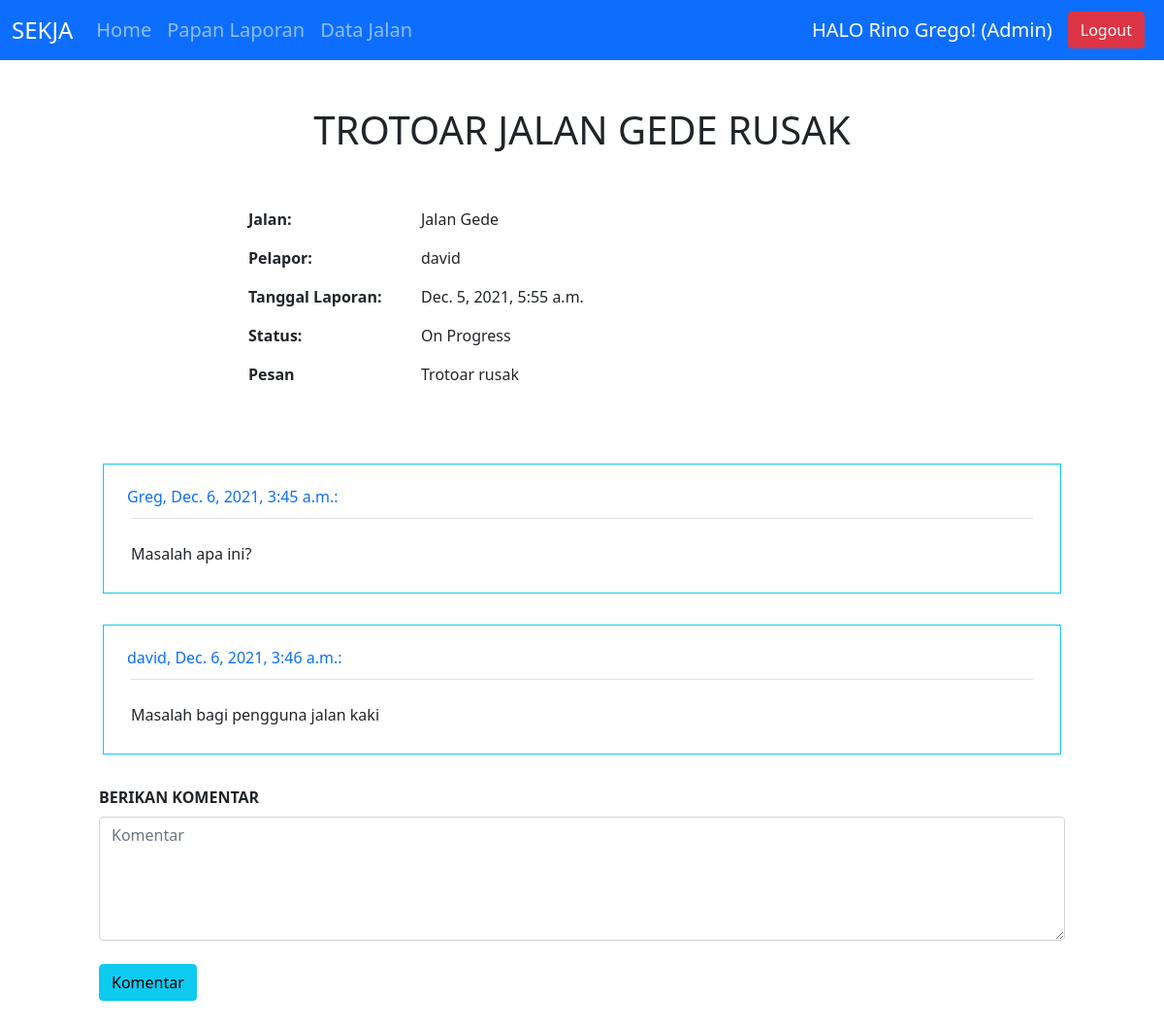
The page /laporan/2 (signed in) on the database its author committed.
### sekja/models.py (models this page shows, shortened)
class User(AbstractBaseUser, PermissionsMixin):
   no_KK = models.CharField(max_length=16, unique=True)
   email = models.EmailField(max_length=254, unique=True)
   name = models.CharField(max_length=254, null=False, blank=False)
   is_staff = models.BooleanField(default=False)
   is_superuser = models.BooleanField(default=False)
   is_active = models.BooleanField(default=True)
   last_login = models.DateTimeField(null=True, blank=True)
   date_joined = models.DateTimeField(auto_now_add=True)
   ROLES = (
     (1, 'Admin'),
     (2, 'Pengguna')
    )
   status = models.PositiveSmallIntegerField(blank=False, choices=ROLES, default=2)
   USERNAME_FIELD = 'no_KK' # The name of the field that will serve as unique identifier (which will be the email field for us --> dari source)
   EMAIL_FIELD = 'email' # The name of the field that will be returned when get_email_field_name() is called on a User instance
   REQUIRED_FIELDS = ['email', 'name'] # Required fields besides the password and USERNAME_FIELD when signing up.
   objects = UserManager()
   def __str__(self):
      return f"{self.name}"

class Laporan(models.Model):
   user = models.ForeignKey(User, on_delete=models.CASCADE, related_name="membuat_laporan")
   jalan = models.ForeignKey(Jalan, on_delete=models.CASCADE, related_name="dilaporkan_dalam")
   judul = models.CharField(max_length=32, default="Tanpa Judul", blank=False, null=False)
   tanggal_laporan = models.DateTimeField(auto_now_add=True, null=False)
   LEVEL_STATUS = (
      ('W', 'Waiting List'),
      ('P', 'On Progress'),
      ('S', 'Selesai')
   )
   status = models.CharField(max_length=15, choices=LEVEL_STATUS, default='W', blank=False)
   pesan = models.CharField(max_length=512)

class Jalan(models.Model):
   nama_jalan = models.CharField(max_length=60, null=True)
   LEVEL_TIPE_JALAN = (
      ('V', 'Kelas V'),
      ('IV', 'Kelas IV'),
      ('III', 'Kelas III'),
      ('II', 'Kelas II'),
      ('I', 'Kelas I'),
   )
   tipe_jalan = models.CharField(max_length=10, choices=LEVEL_TIPE_JALAN)
   LEVEL_KONDISI_TROTOAR = (
      ('0', 'Skala 0'),
      ('1', 'Skala 1'),
      ('2', 'Skala 2'),
      ('3', 'Skala 3'),
   )
   kondisi_trotoar = models.CharField(max_length=10, choices=LEVEL_KONDISI_TROTOAR)
   LEVEL_KONDISI_PENERANGAN = (
      ('1', 'Skala 1'),
      ('2', 'Skala 2'),
      ('3', 'Skala 3'),
   )
   kondisi_penerangan = models.CharField(max_length=10, choices=LEVEL_KONDISI_PENERANGAN)
   LEVEL_KONDISI_JALAN = (
      ('1', 'Skala 1'),
      ('2', 'Skala 2'),
      ('3', 'Skala 3'),
      ('4', 'Skala 4'),
      ('5', 'Skala 5'),
   )
   kondisi_jalan = models.CharField(max_length=10, choices=LEVEL_KONDISI_JALAN)
   jalan_sekitar = models.ManyToManyField("self", related_name="berdekatan", symmetrical=True, blank=True)
   def __str__(self):
      return f"{self.nama_jalan}"

class Komentar(models.Model):
   laporan = models.ForeignKey(Laporan, on_delete=models.CASCADE, related_name="komentar")
   author = models.ForeignKey(User, on_delete=models.CASCADE, related_name="berkomentar", null=True)
   tanggal = models.DateTimeField(auto_now_add=True, null=False)
   komentar = models.CharField(max_length=512, null=False)

### sekja/views.py (the view, shortened to what this page needs)
# urls.py: path("laporan/<int:laporan_id>", views.laporan, name="laporan"),
@login_required(login_url='login')
def laporan(request, laporan_id):
   laporan = Laporan.objects.get(id=laporan_id)
   komentar = laporan.komentar.all()
   form = KomentarForm()
   return render(request, "sekja/laporan.html", {
      "laporan": laporan,
      "Komentar": komentar,
      "form": form,
      "user_status": "Admin" if request.user.status == 1 else "Pengguna",
   })

### sekja/forms.py
class KomentarForm(forms.Form):
   komentar = forms.CharField(max_length=256, widget=forms.Textarea(attrs={'class': 'form-control mt-2', 'style': 'height: 8rem;', 'placeholder': 'Komentar'}), label='')

### sekja/templates/sekja/laporan.html (shortened to what this page needs)
{% load static %}
<!DOCTYPE html>
<html lang="en">
<head>
   <link rel="stylesheet" href="{% static 'bootstrap-5.0.2-dist/css/bootstrap.min.css' %}">
</head>
<body>
   <nav class="navbar navbar-expand-lg navbar-dark bg-primary sticky-top">
      <div class="container-fluid">
         <a class="navbar-brand" style="font-size: 24px;">SEKJA</a>
         <div class="collapse navbar-collapse" id="navbarSupportedContent" style="font-size: 20px;">
            <ul class="navbar-nav me-auto mb-2 mb-lg-0">
               <li class="nav-item">
                  <a class="nav-link" aria-current="page" href="{% url 'index' %}">Home</a>
               </li>
               <li class="nav-item">
                  <a class="nav-link" aria-current="page" href="{% url 'papan_laporan' %}">Papan Laporan</a>
               </li>
               <li class="nav-item">
                  <a class="nav-link" aria-current="page" href="{% url 'jalan' %}">Data Jalan</a>
               </li>
            </ul>
         </div>
         {% if not request.user.is_authenticated %}
            <a href="{% url 'login' %}" class="btn btn-success me-2">Login</a>
            <a href="{% url 'register' %}" class="btn btn-light me-2">Register</a>
         {% else %}
            <a class="navbar-brand">HALO {{ request.user.name }}! ({{ user_status }})</a>
            <a href="{% url 'logout' %}" class="btn btn-danger me-2">Logout</a>
         {% endif %}
      </div>
   </nav>
   <div class="komentar-container container p-5">
      <div class="row text-center text-uppercase mb-5">
         <h1>{{ laporan.judul }}</h1>
      </div>
      <div class="row">
         <div class="col-md-2"></div>
         <div class="col-md-2 col-3"><p><b> Jalan: </b><p></div>
         <div class="col-md-7 col-9"><p> {{ laporan.jalan }} </p></div>
      </div>
      <div class="row">
         <div class="col-md-2"></div>
         <div class="col-md-2 col-3"><p><b> Pelapor: </b><p></div>
         <div class="col-md-7 col-9"><p> {{ laporan.user }} </p></div>
      </div>
      <div class="row">
         <div class="col-md-2"></div>
         <div class="col-md-2 col-3"><p><b> Tanggal Laporan: </b><p></div>
         <div class="col-md-7 col-9"><p> {{ laporan.tanggal_laporan }} </p></div>
      </div>
      <div class="row">
         <div class="col-md-2"></div>
         <div class="col-md-2 col-3"><p><b> Status: </b><p></div>
         <div class="col-md-7 col-9"><p>
            {% if laporan.status == "W" %}
               Waiting List
            {% elif laporan.status == "P" %}
               On Progress
            {% elif laporan.status == "S" %}
               Selesai
            {% endif %}
         </p></div>
      </div>
      <div class="row">
         <div class="col-md-2"></div>
         <div class="col-md-2 col-3"><p><b> Pesan </b><p></div>
         <div class="col-md-7 col-9"><p> {{ laporan.pesan }} </p></div>
      </div>
      <div class="row mt-5">
         <div class="lg-md-6">
            <div class="container Komentar-container">
               {% for komentar in Komentar %}
               <div class="row p-3">
                  <div class="container komentar-container border border-info p-4">
                     {% if komentar.author.status == 1 %}
                        <div class="row text-danger"><h6>(Admin) {{ komentar.author.name }}, {{ komentar.tanggal }}:</h6></div>
                     {% elif komentar.author.status == 2 %}
                        <div class="row text-primary"><h6>{{ komentar.author.name }}, {{ komentar.tanggal }}:</h6></div>
                     {% endif %}
                     <div class="row m-1 border-top pt-4">{{ komentar.komentar }}</div>
                  </div>
               </div>
               {% endfor %}
            </div>
            <div class="container buat-komentar-container mt-3">
               <b>BERIKAN KOMENTAR</b>
               <form action="{% url 'laporan' laporan.id %}" method="POST">
                  {{ form }}
                  <input class="btn btn-info mt-4" type="submit" value="Komentar">
               </form>
            </div>
         </div>
      </div>
   </div>
</body>
</html>

### rows shown on the page
User: user.name "Rino Grego"
Laporan: judul "TROTOAR JALAN GEDE RUSAK", jalan "Jalan Gede", user "david", tanggal_laporan "Dec. 5, 2021, 5:55 a.m.", pesan "Trotoar rusak"
Komentar: author.name "Greg", tanggal "Dec. 6, 2021, 3:45 a.m.", komentar "Masalah apa ini?"
Komentar: author.name "david", tanggal "Dec. 6, 2021, 3:46 a.m.", komentar "Masalah bagi pengguna jalan kaki"

### other values the page prints
{{ user_status }} "Admin"
